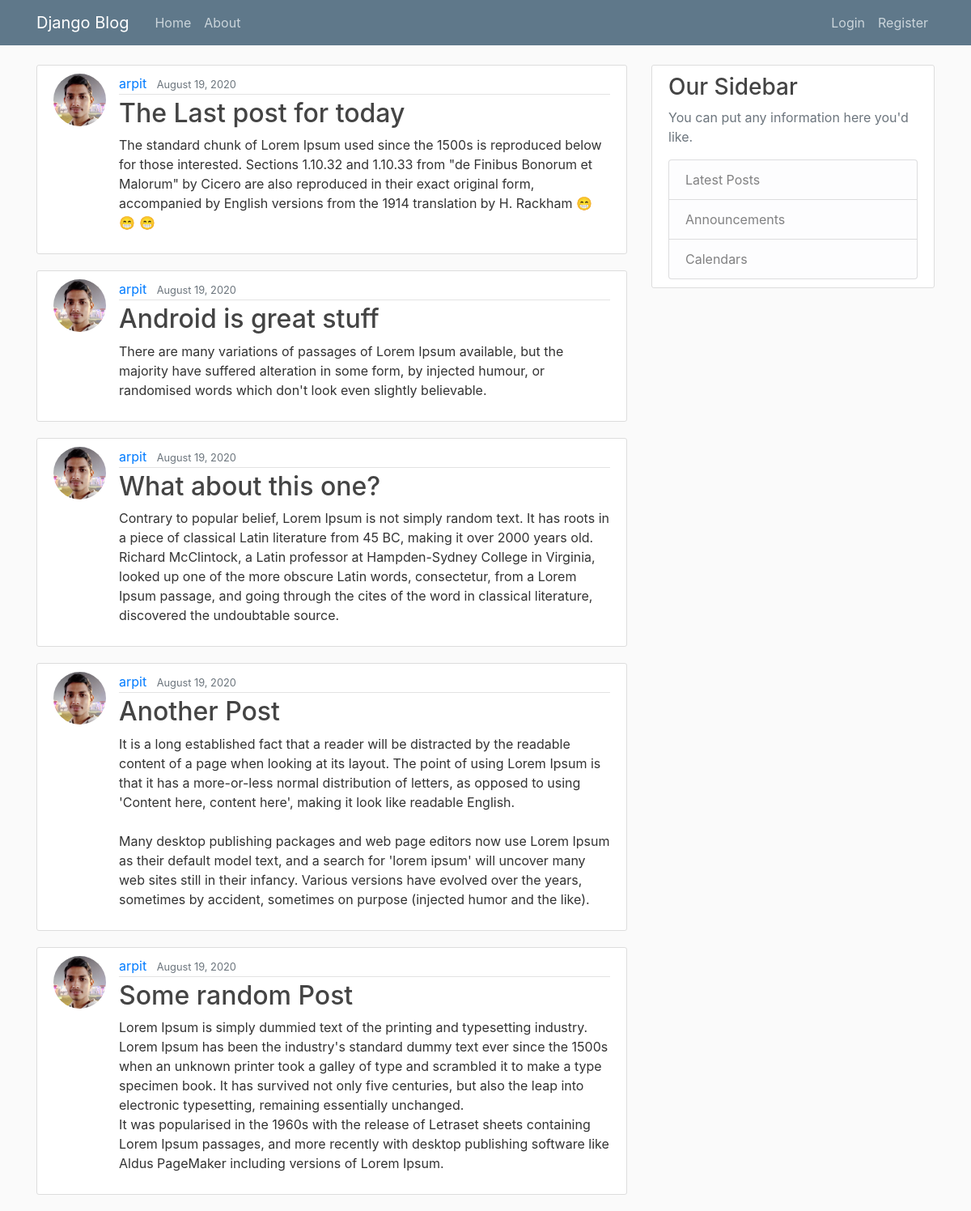
The page / on the database its author committed.
### blog/models.py (models this page shows, shortened)
class Post(models.Model):
    title = models.CharField(max_length=100)
    content = models.TextField()
    date_posted = models.DateTimeField(default=timezone.now)
    author = models.ForeignKey(User, on_delete=models.CASCADE)

### users/models.py (models this page shows, shortened)
class Profile(models.Model):
    user = models.OneToOneField(User, on_delete=models.CASCADE)
    image = models.ImageField(default='default.jpg', upload_to='profile_pics')

### blog/views.py (the view)
# urls.py: path('', PostListView.as_view(), name='home'),
class PostListView(ListView):
    model = Post
    template_name = 'blog/home.html'
    context_object_name = 'posts'
    ordering = ['-date_posted']
    paginate_by = 5

### blog/templates/blog/home.html
{% extends 'blog/base.html' %}
{% block content %}
    {% for post in posts %}
        <article class="media content-section">
            <img class="rounded-circle article-img" src="{{ post.author.profile.image.url }}" alt="">
            <div class="media-body">
                <div class="article-metadata">
                    <a class="mr-2" href="#">{{ post.author }}</a>
                    <small class="text-muted">{{ post.date_posted|date:'F d, Y' }}</small>
                </div>
                <h2><a class="article-title" href="{% url 'blog:detail' post.pk %}">{{ post.title }}</a></h2>
                <p class="article-content">{{ post.content }}</p>
            </div>
        </article>
    {% endfor %}
{% endblock content %}

### blog/static/blog/main.css (style rules this page uses)
body { background: #fafafa; color: #333333; margin-top: 5rem; }
h1, h2, h3, h4, h5, h6 { color: #444444; }
.content-section { background: #ffffff; padding: 10px 20px; border: 1px solid #dddddd; border-radius: 3px; margin-bottom: 20px; }
.article-title { color: #444444; }
.article-content { white-space: pre-line; }
.article-img { height: 65px; width: 65px; margin-right: 16px; }
.article-metadata { padding-bottom: 1px; margin-bottom: 4px; border-bottom: 1px solid #e3e3e3 }

### rows shown on the page
Post: author.profile.image (picture), author "arpit", date_posted "August 19, 2020", title "The Last post for today", content "The standard chunk of Lorem Ipsum used since the 1500s is reproduced below for those interested. Sections 1.10.32 and 1.10.33 from \"de Finibus Bonorum et Malorum\" by Cicero are also reproduced in their exact original form, accompanied by English versions from the 1914 translation by H. Rackham 😁 😁 😁"
Post: author.profile.image (picture), author "arpit", date_posted "August 19, 2020", title "Android is great stuff", content "There are many variations of passages of Lorem Ipsum available, but the majority have suffered alteration in some form, by injected humour, or randomised words which don't look even slightly believable."
Post: author.profile.image (picture), author "arpit", date_posted "August 19, 2020", title "What about this one?", content "Contrary to popular belief, Lorem Ipsum is not simply random text. It has roots in a piece of classical Latin literature from 45 BC, making it over 2000 years old. Richard McClintock, a Latin professor at Hampden-Sydney College in Virginia, looked up one of the more obscure Latin words, consectetur, from a Lorem Ipsum passage, and going through the cites of the word in classical literature, discovered the undoubtable source."
Post: author.profile.image (picture), author "arpit", date_posted "August 19, 2020", title "Another Post", content "It is a long established fact that a reader will be distracted by the readable content of a page when looking at its layout. The point of using Lorem Ipsum is that it has a more-or-less normal distribution of letters, as opposed to using 'Content here, content here', making it look like readable English. Many desktop publishing packages and web page editors now use Lorem Ipsum as their default model text, and a search for 'lorem ipsum' will uncover many web sites still in their infancy. Various versions have evolved over the years, sometimes by accident, sometimes on purpose (injected humor and the like)."
Post: author.profile.image (picture), author "arpit", date_posted "August 19, 2020", title "Some random Post", content "Lorem Ipsum is simply dummied text of the printing and typesetting industry. Lorem Ipsum has been the industry's standard dummy text ever since the 1500s when an unknown printer took a galley of type and scrambled it to make a type specimen book. It has survived not only five centuries, but also the leap into electronic typesetting, remaining essentially unchanged. It was popularised in the 1960s with the release of Letraset sheets containing Lorem Ipsum passages, and more recently with desktop publishing software like Aldus PageMaker including versions of Lorem Ipsum."
